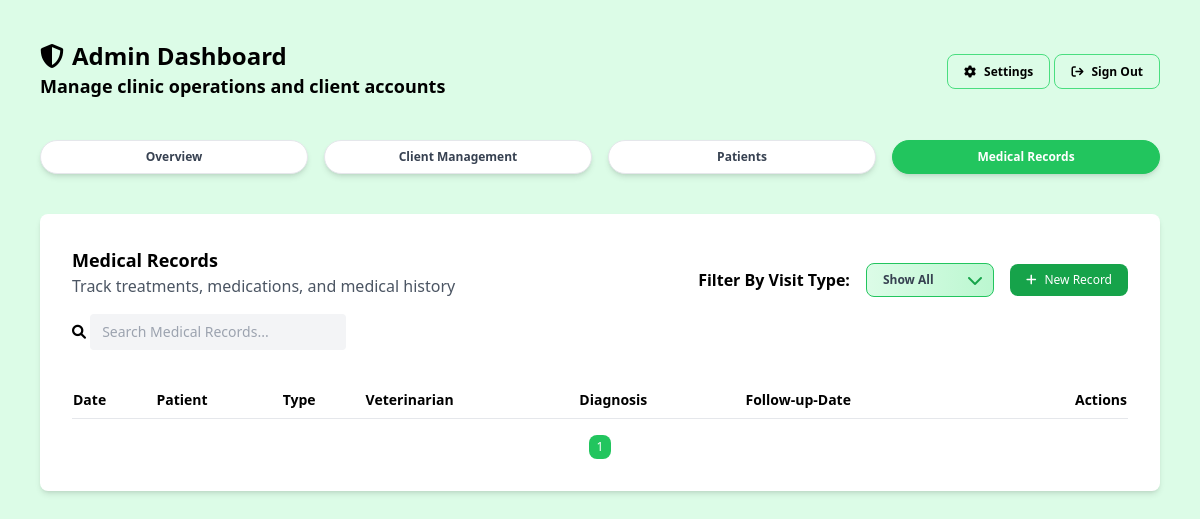
Before: /admin/medical-records.php (signed in) with the older database file.
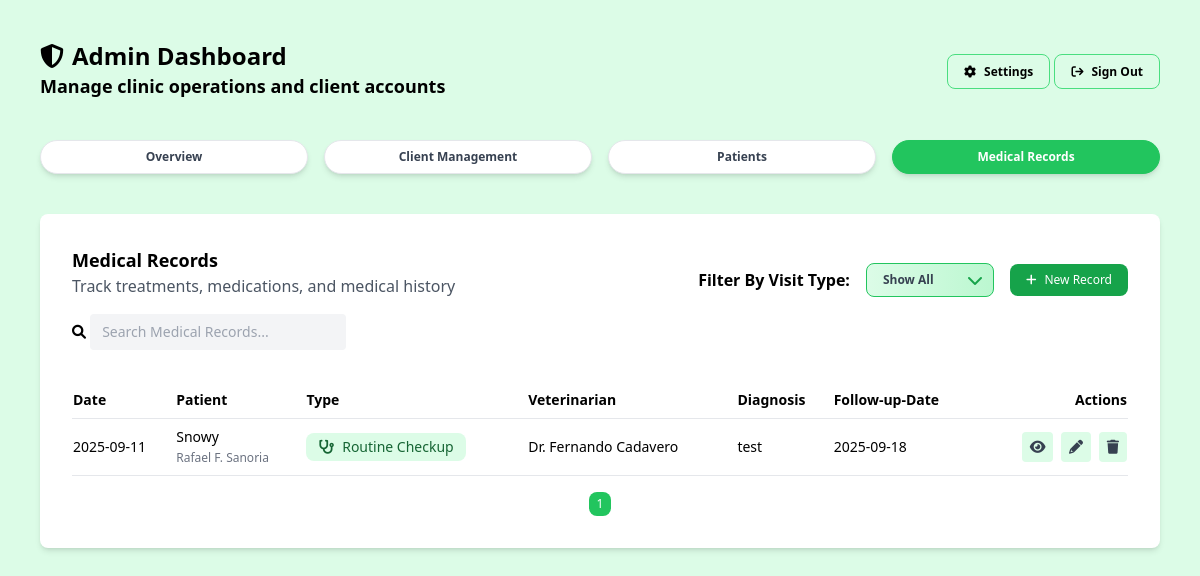
After: the same page with the newer database file.
### tables this page shows
CREATE TABLE `medical_records` (
  `id` int(11) NOT NULL,
  `pet_id` int(10) UNSIGNED NOT NULL,
  `visit_type` text NOT NULL,
  `visit_date` date NOT NULL,
  `veterinarian` text NOT NULL,
  `weight` text DEFAULT NULL,
  `temperature` text DEFAULT NULL,
  `diagnosis` text DEFAULT NULL,
  `treatment` text DEFAULT NULL,
  `medications` text DEFAULT NULL,
  `follow_up_date` date DEFAULT NULL,
  `notes` text DEFAULT NULL,
  `created_at` datetime DEFAULT current_timestamp()
);

CREATE TABLE `pets` (
  `id` int(10) UNSIGNED NOT NULL,
  `owner_id` bigint(20) DEFAULT NULL,
  `name` text NOT NULL,
  `species` text NOT NULL,
  `breed` text DEFAULT NULL,
  `age` int(11) DEFAULT NULL,
  `gender` enum('Male','Female') DEFAULT NULL,
  `weight` varchar(255) DEFAULT NULL,
  `color` varchar(255) DEFAULT NULL,
  `notes` longtext DEFAULT NULL,
  `registered_at` timestamp NOT NULL DEFAULT current_timestamp() ON UPDATE current_timestamp()
);

CREATE TABLE `owners` (
  `id` bigint(20) NOT NULL,
  `user_id` bigint(20) DEFAULT NULL,
  `name` text NOT NULL,
  `email` text DEFAULT NULL,
  `phone` varchar(32) DEFAULT NULL,
  `emergency` varchar(32) DEFAULT NULL,
  `address` longtext NOT NULL,
  `created_at` timestamp NOT NULL DEFAULT current_timestamp() ON UPDATE current_timestamp(),
  `status` enum('active','inactive') NOT NULL DEFAULT 'active'
);

### helpers/fetch.php (called while the page is built, shortened)
<?php
function fetchAllData(PDO $pdo, string $query, array $params = []): array
{
    $stmt = $pdo->prepare($query);
    $stmt->execute($params);
    return $stmt->fetchAll(PDO::FETCH_ASSOC);
}

### admin/medical-records.php (the view, shortened to what the changed rows need)
<?php
include_once __DIR__ . '/../config/config.php';
require_once __DIR__ . '/../helpers/fetch.php';
?>
<!DOCTYPE html>
<html lang="en">
<head>
    <script src="https://cdn.tailwindcss.com"></script>
    <link rel="stylesheet" href="../assets/css/global.css">
    <link rel="stylesheet" href="https://cdnjs.cloudflare.com/ajax/libs/font-awesome/6.0.0-beta3/css/all.min.css">
</head>
<body class="w-full bg-green-100 min-h-screen overflow-y-auto">
    <?php
    include_once '../includes/admin-header.php';
    ?>
    <main class="p-10 max-w-[1400px] mx-auto">
        <section class="w-full bg-white rounded-lg shadow-md p-8">
            <table id="recordsTable" class="w-full table-collapse">
                <thead>
                    <tr class="text-sm text-left border-b">
                        <th class="font-semibold py-2">Date</th>
                        <th class="font-semibold py-2">Patient</th>
                        <th class="font-semibold py-2">Type</th>
                        <th class="font-semibold py-2">Veterinarian</th>
                        <th class="font-semibold py-2">Diagnosis</th>
                        <th class="font-semibold py-2">Follow-up-Date</th>
                        <th class="font-semibold py-2 text-right">Actions</th>
                    </tr>
                </thead>
                <tbody id="recordsBody">
                    <?php
                    $records = fetchAllData(
                        $pdo,
                        "SELECT m.id AS medical_record_id, m.visit_date, m.veterinarian, m.weight, m.temperature, p.name AS patient_name, o.name AS owner_name, m.visit_type, m.diagnosis, m.treatment, m.medications, m.notes, m.follow_up_date
                        FROM medical_records m
                        JOIN pets p ON m.pet_id = p.id
                        JOIN owners o ON p.owner_id = o.id
                        ORDER BY m.created_at DESC"
                    );
                    $visitType = [
                        'Routine Checkup' => ['icon' => 'fa-solid fa-stethoscope', 'color' => 'text-green-800', 'bg' => 'bg-green-100'],
                        'Surgery' => ['icon' => 'fa-solid fa-kit-medical', 'color' => 'text-red-700', 'bg' => 'bg-red-100'],
                        'Vaccination' => ['icon' => 'fa-solid fa-syringe', 'color' => 'text-blue-700', 'bg' => 'bg-blue-100'],
                        'Treatment' => ['icon' => 'fa-solid fa-pills', 'color' => 'text-yellow-700', 'bg' => 'bg-yellow-100'],
                        'Emergency' => ['icon' => 'fa-solid fa-triangle-exclamation', 'color' => 'text-orange-700', 'bg' => 'bg-orange-100']
                    ];
                    foreach ($records as $record) {
                        $Type = $record['visit_type'];
                        $typeinfo = $visitType[$Type] ?? ['icon' => 'fa-solid fa-question', 'color' => 'text-gray-700', 'bg' => 'bg-gray-200'];
                        $dataFollow = (!empty($record['follow_up_date']) && $record['follow_up_date'] !== '0000-00-00')
                            ? $record['follow_up_date']
                            : '';
                        echo '<tr
                            data-id="' . htmlspecialchars($record['medical_record_id']) . '"
                            data-type="' . htmlspecialchars($record['visit_type']) . '"
                            class="border-b hover:bg-green-50 text-sm">';
                        echo '<td class="py-2">' . htmlspecialchars($record['visit_date']) . '</td>';
                        echo "<td class='py-2'>
                                <span class='font-medium'>" . htmlspecialchars($record['patient_name']) . "</span><br>
                                <span class='text-gray-500 text-xs'>" . htmlspecialchars($record['owner_name']) . "</span>
                            </td>";
                        echo '<td class="py-2">
                              <div class="' . $typeinfo['bg'] . ' ' . $typeinfo['color'] . ' rounded-lg px-3 py-1 inline-flex items-center gap-2">
                                    <i class="' . $typeinfo['icon'] . '"></i>
                                    <span>' . htmlspecialchars($record['visit_type']) . '</span>
                                </div>
                            </td>';
                        echo '<td class="py-2">' . htmlspecialchars($record['veterinarian']) . '</td>';
                        echo '<td class="py-2">' . htmlspecialchars($record['diagnosis']) . '</td>';
                        echo '<td>' . (
                            !empty($record['follow_up_date']) && $record['follow_up_date'] !== '0000-00-00'
                            ? htmlspecialchars($record['follow_up_date'])
                            : 'No Follow-up date'
                        ) . '</td>';
                        echo '<td class="py-2 text-right space-x-1">
                                <button
                                    data-modal = "viewModal"
                                    data-id="' . $record['medical_record_id'] . '"
                                    data-date="' . htmlspecialchars($record['visit_date'] ?? '') . '"
                                    data-type="' . htmlspecialchars($record['visit_type'] ?? '') . '"
                                    data-type-bg="' . htmlspecialchars($typeinfo['bg']) . '"
                                    data-type-color="' . htmlspecialchars($typeinfo['color']) . '"
                                    data-type-icon="' . htmlspecialchars($typeinfo['icon']) . '"
                                    data-patient="' . htmlspecialchars($record['patient_name'] ?? '') . '"
                                    data-owner="' . htmlspecialchars($record['owner_name'] ?? '') . '"
                                    data-weight="' . htmlspecialchars($record['weight'] ?? '') . '"
                                    data-temperature="' . htmlspecialchars($record['temperature'] ?? '') . '"
                                    data-diagnosis="' . htmlspecialchars($record['diagnosis'] ?? '') . '"
                                    data-treatment="' . htmlspecialchars($record['treatment'] ?? '') . '"
                                    data-medications="' . htmlspecialchars($record['medications'] ?? '') . '"
                                    data-follow="' . htmlspecialchars($dataFollow) . '"
                                    data-notes="' . htmlspecialchars($record['notes'] ?? '') . '"
                                    class="open-modal fa-solid fa-eye text-gray-700 bg-green-100 p-2 rounded hover:bg-green-300" data-id="' . $record['medical_record_id'] . '"></button>
                                <button class="open-edit-modal fa-solid fa-pencil text-gray-700 bg-green-100 p-2 rounded hover:bg-green-300" data-id="' . $record['medical_record_id'] . '"></button>
                                <button class="open-delete-modal fa-solid fa-trash text-gray-700 bg-green-100 p-2 rounded hover:bg-red-400" data-id="' . $record['medical_record_id'] . '"></button>
                            </td>';
                        echo '</tr>';
                    }
                    ?>
                </tbody>
            </table>
        </section>
    </main>
</body>
</html>

Changed rows visible on the page:
added medical_records: visit_date "2025-09-11", pet.name "Snowy", owners.name "Rafael F. Sanoria", visit_type "Routine Checkup", veterinarian "Dr. Fernando Cadavero", diagnosis "test", follow_up_date "2025-09-18"
